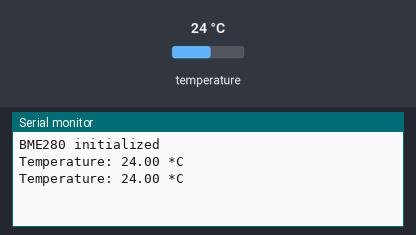
A program run on a simulated ESP32. Parts: the last lines printed to the serial monitor. The test bench sets the inputs (shaded band); at power-on: temperature 24 °C.

Above: at 1.8 s.
1.9 s: temperature set to 12 °C
At 2.8 s:
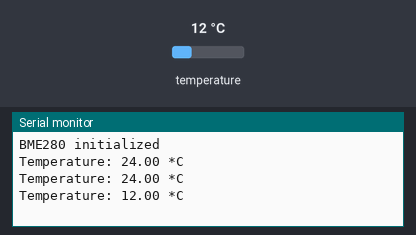
3.4 s: temperature set to 19 °C
At 4.8 s:
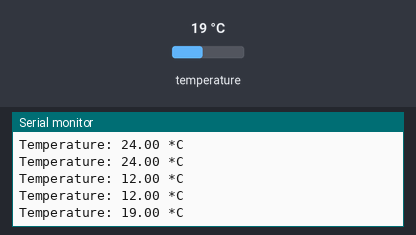
Timing chart, 0 to 6.4 s (numbered marks = the images above; inputs shaded):
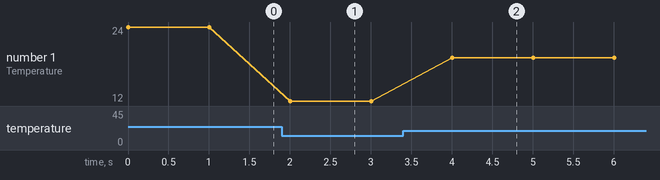

The program:

main.cpp
```cpp
#include <Arduino.h>
#include <Wire.h>
#include <Adafruit_BME280.h>

// Define BME280 I2C address
#define BME280_ADDRESS 0x76

// Define BME280 pins
#define BME280_SDA 21
#define BME280_SCL 22

// Define serial debug output baud rate
#define SERIAL_BAUD 115200

// Create a BME280 object
Adafruit_BME280 bme;

void setup() {
  // Initialize serial debug output
  Serial.begin(SERIAL_BAUD);
  while (!Serial) {
    // Wait for serial connection to establish
  }

  // Initialize I2C
  Wire.begin(BME280_SDA, BME280_SCL);

  // Initialize BME280
  if (!bme.begin(BME280_ADDRESS)) {
    Serial.println("Could not find a valid BME280 sensor, check wiring!");
    while (1);
  }

  Serial.println("BME280 initialized");
}

void loop() {
  // Read temperature from BME280
  float temperature = bme.readTemperature();

  // Check for errors
  if (isnan(temperature)) {
    Serial.println("Failed to read temperature");
  } else {
    Serial.print("Temperature: ");
    Serial.print(temperature);
    Serial.println(" *C");
  }

  // Wait for 1 second before reading again
  delay(1000);
}
```

Measured:
- after the input at 1.9 s, the serial monitor: prints a new line after 0.10 s (image 1)
- after the input at 3.4 s, the serial monitor: prints a new line after 0.61 s (image 2)
- plotted number 1: 24 → 12 after the input at 1.9 s, 12 → 19 after the input at 3.4 s
